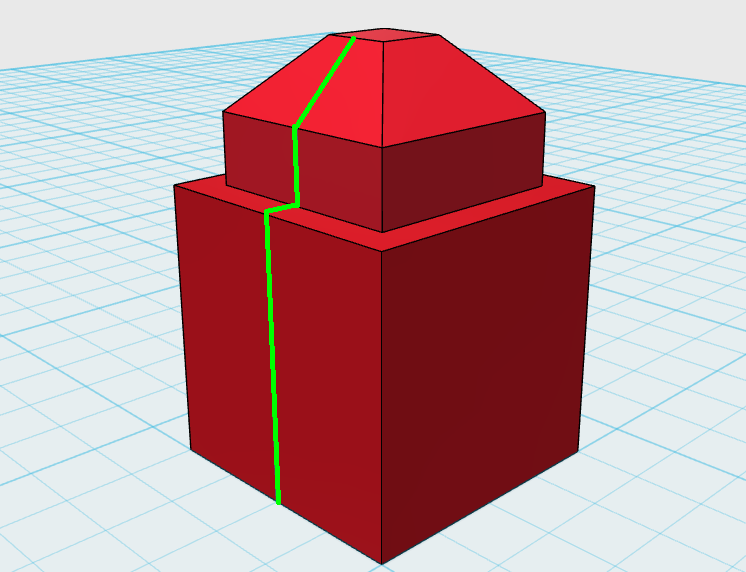
#> input picture 3dscan_sim/slika3.png, 746 x 572 px
$ python prog1.py   (Python 2 division)
#> lines starting #> are read from the running program, lines starting #| are printed output that depends on the picture; after the words box and inside, x2 and y2 are one past the last pixel; in counts of white or black regions, pixels touching at a corner belong together
import cv2
import numpy as np
from mpl_toolkits.mplot3d import Axes3D
import matplotlib.pyplot as plt
import math
import time
import sys
#
#cam_laser_angle = 45
# Sin = 0.70710678118
multiplier =1/ 0.70710678118

# hold the value at which the scanning object currently is 0-359deg
object_angle =0
#matplotlib
plt.ion()
fig = plt.figure()
ax = fig.add_subplot(111, projection='3d')
ax.set_xlabel('X Label')
ax.set_ylabel('Y Label')
ax.set_zlabel('Z Label')
ax.set_xlim(-230, 230)
ax.set_ylim(-230, 230)
ax.set_zlim(-1,700)

img = cv2.imread('slika3.png')
#> img is the input picture: shape (572, 746, 3); mean B, G, R 153.2, 149, 190.2
img2 = img.copy()
height, width = img.shape[:2]
#> height = 572; width = 746
print height, width
#| 572 746
cv2.line(img,(width/2-1,0),(width/2-1,height),(0,255,0),2) # draw center of the image
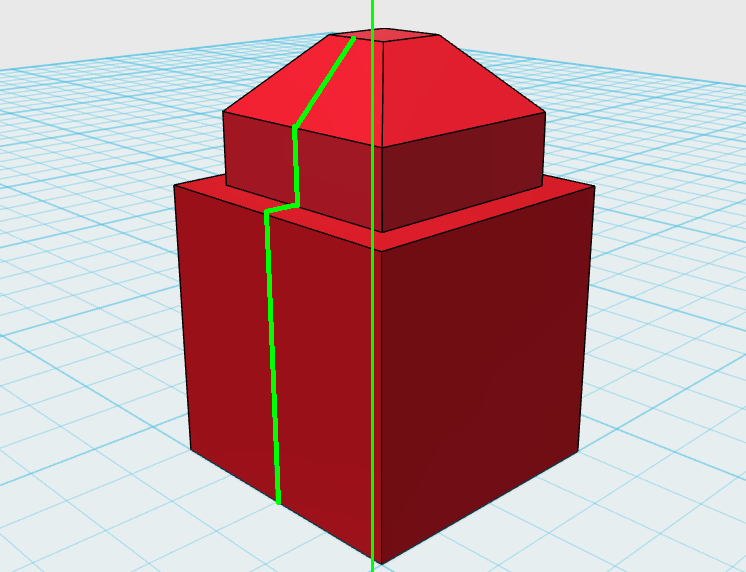
#> img: shape (572, 746, 3); 0.4% of pixels changed, all inside (x1, y1, x2, y2) = (371, 0, 374, 572)
img2 = cv2.cvtColor(img2,cv2.COLOR_BGR2HSV) # convert to hsv
#> img2: shape (572, 746, 3); mean H, S, V 118.4, 99.7, 201.8

obj_color_low = np.array([0,0,0])  # lower end of laser color
obj_color_high = np.array([180,255,247]) # higher end of laser color

img2 = cv2.inRange(img2, obj_color_low, obj_color_high) # find laser line
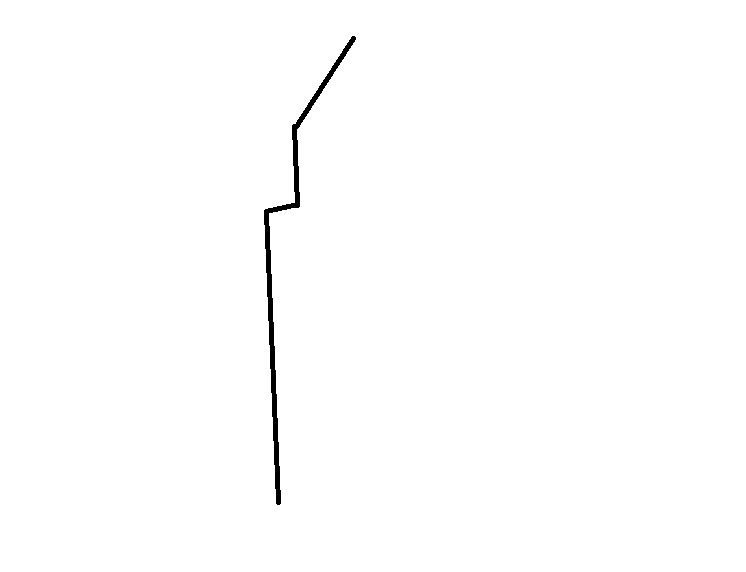
#> img2: shape (572, 746); 99.4% white; 1 black region, box (x1, y1, x2, y2) and area: (264, 36, 356, 505) 2546
img2 = cv2.bitwise_not(img2) # might not be necesarry

nSteps = 67 # number of vertical steps  (mogoce fajn da je visina deljiva s temu)
vertical_step = height/nSteps
#> vertical_step = 8
timestr = time.strftime("%Y%m%d-%H%M%S")
text_output = open("Output_"+timestr+".asc", "w")

cv2.imshow('range',img2)


for fi in range(36):
	position = 0 # starting postion of vertical scann, starts at top
	for i in range(nSteps):
		nOkPixels = 0
		for x in range(width):
			if img2[position,x] > 0 and nOkPixels <1:
				cv2.circle(img,(x, position), 1, (255,0,0), -1)
				nOkPixels +=1
				# convert from pixel position to polar coordinate system
				D = width/2 - x
				r = D*multiplier
				# polar to cartesian
				radians = math.radians(object_angle)
				xk = r * math.cos(radians)
				yk = r * math.sin(radians)
				zk = height-position
				#ax.scatter(xk, yk, zk)
				text_output.write(str(xk)+" "+str(yk)+" "+str(zk)+"\n")
				break;

				#plt.pause(0.01)
				#time.sleep(0.01)
		position+=vertical_step
	plt.draw()
	plt.pause(0.01)
	print object_angle
	object_angle+=10
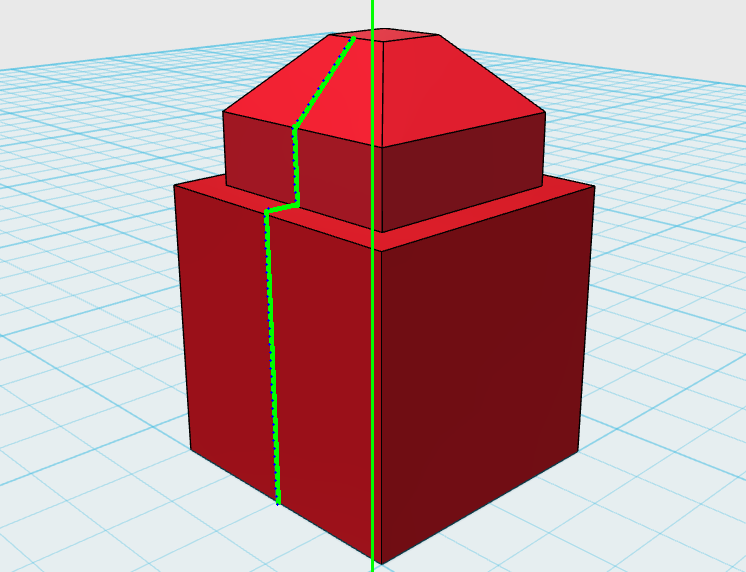
#> img: shape (572, 746, 3); 0.07% of pixels changed, all inside (x1, y1, x2, y2) = (263, 39, 351, 506)
#> after the loop, object_angle = 360
text_output.close()
#plt.show()

cv2.imshow('range',img2)
cv2.imshow('org',img)
cv2.waitKey(0)
cv2.destroyAllWindows()

$ run again, with 3dscan_sim/idklolwut.png copied over 3dscan_sim/slika3.png
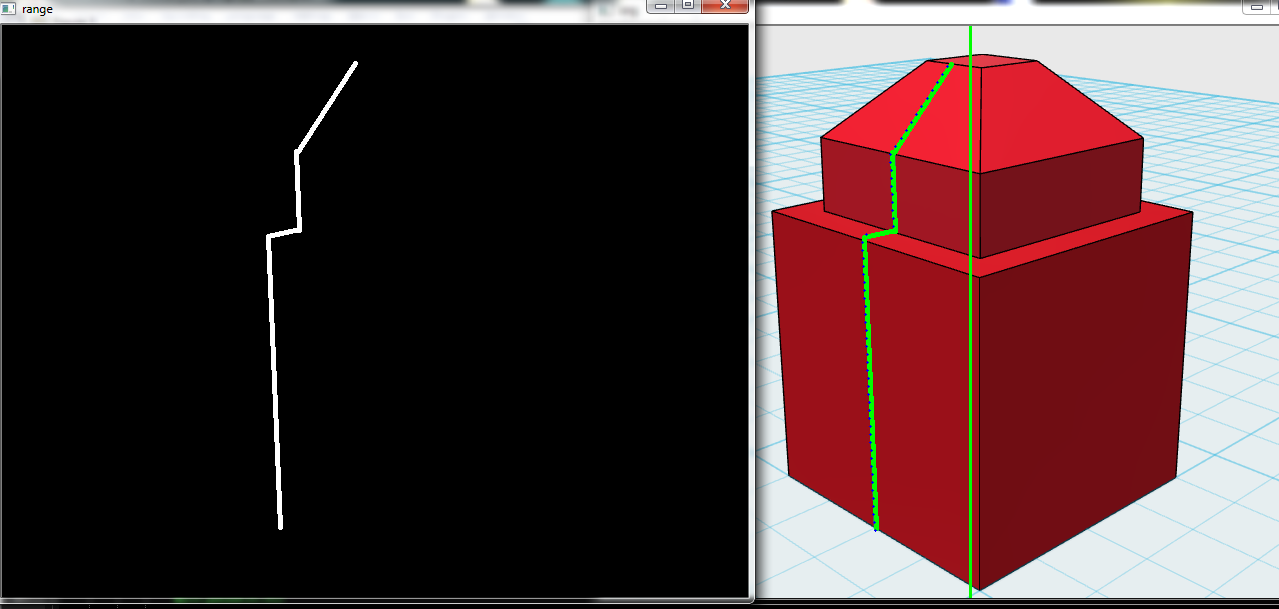
#> input picture 3dscan_sim/idklolwut.png, 1279 x 609 px
#> img is the input picture: shape (609, 1279, 3); mean B, G, R 55.8, 54.5, 78.5
#| 609 1279
#> `img2 = cv2.inRange(img2, obj_color_low, obj_color_high)`:
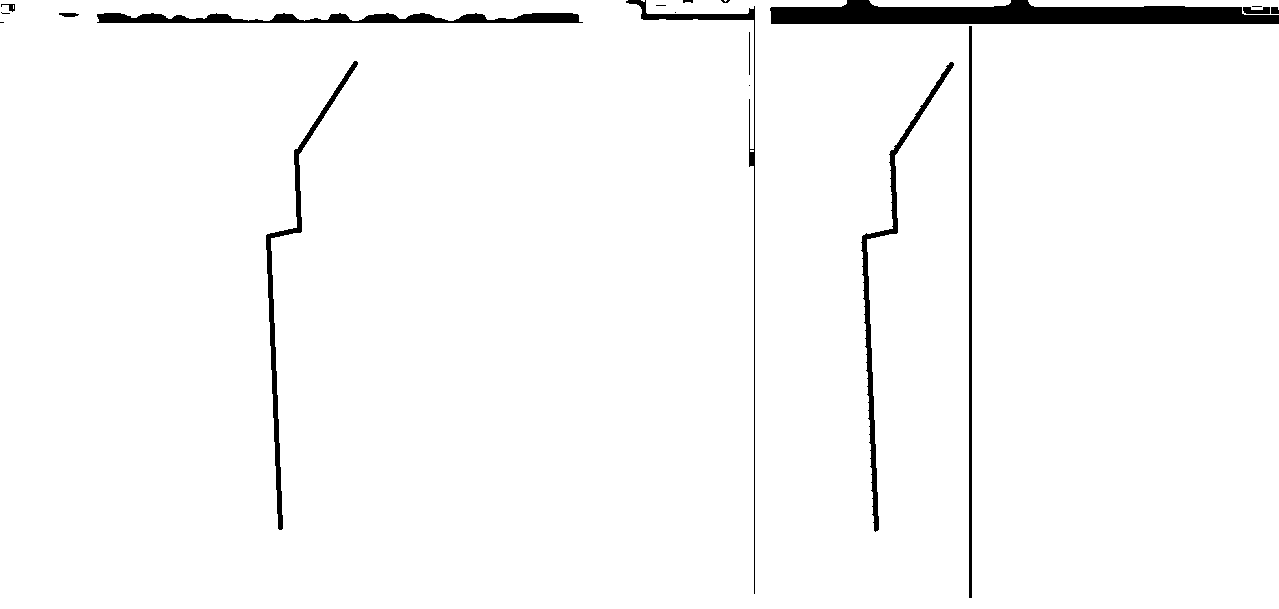
#> img2: shape (609, 1279); 97.3% white; 19 black regions (7 under 20 px), largest, box (x1, y1, x2, y2) and area: (770, 0, 1279, 24) 8727, (97, 13, 583, 23) 3267, (861, 62, 954, 532) 2626
#> after the loop `for fi in range(36):`:
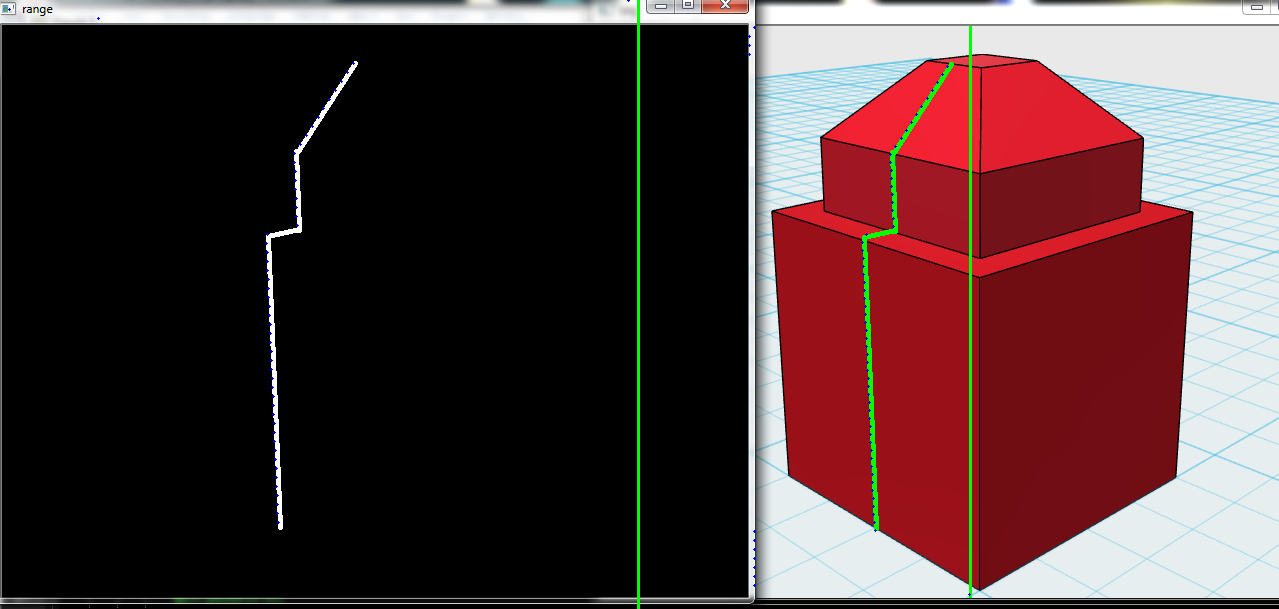
#> img: shape (609, 1279, 3); mean B, G, R 55.8, 55, 78.4
#> after the loop `for fi in range(36):`: object_angle = 360
